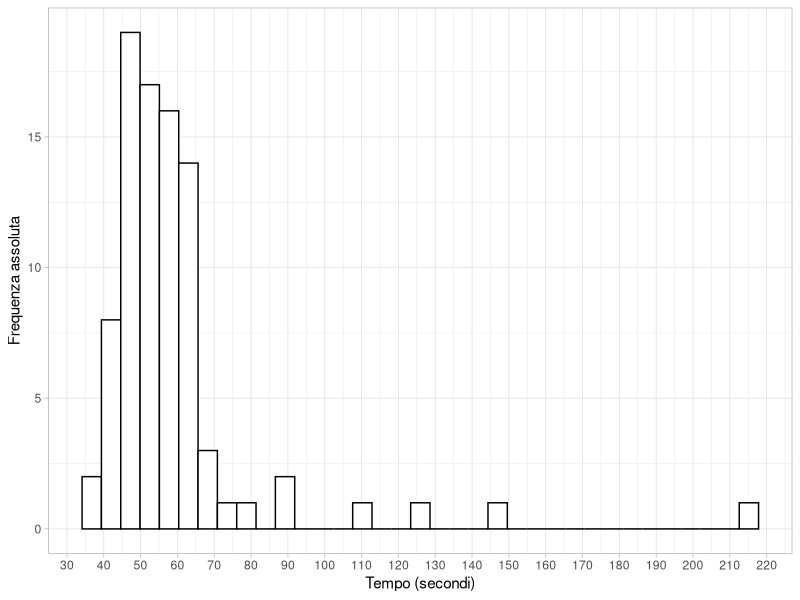
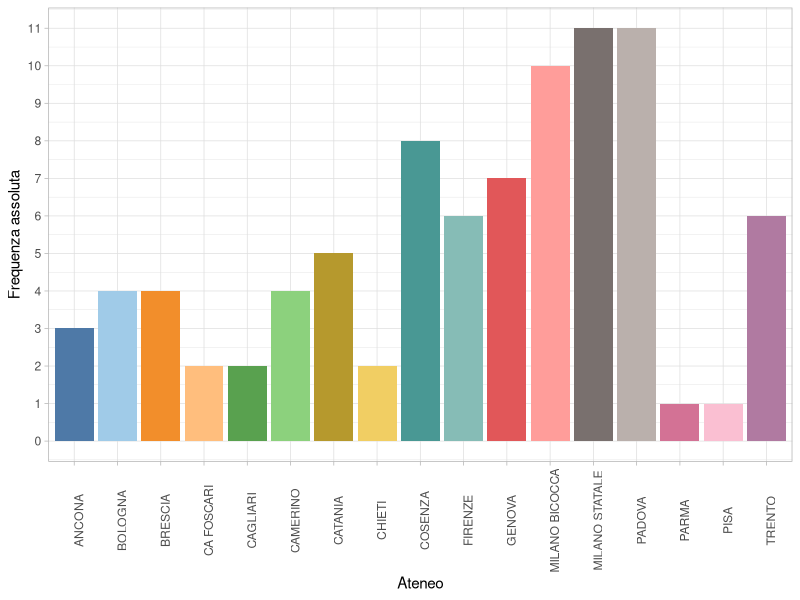
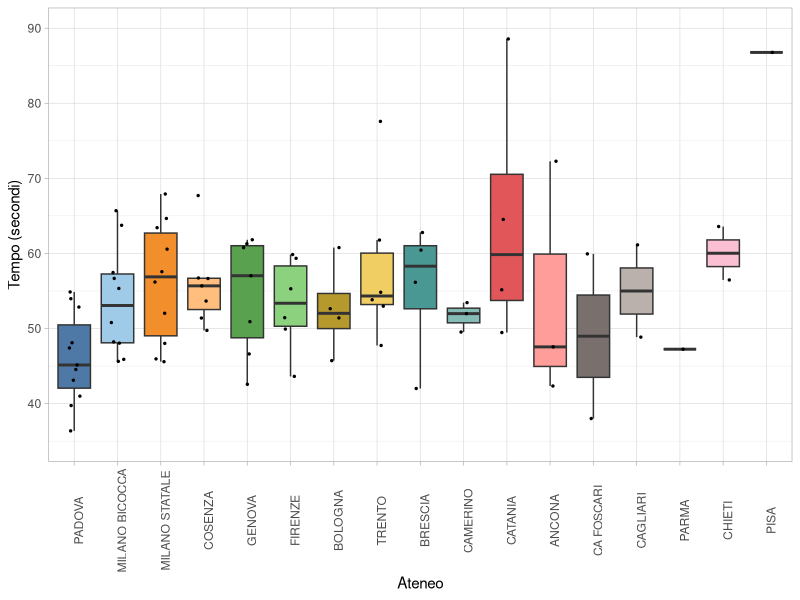
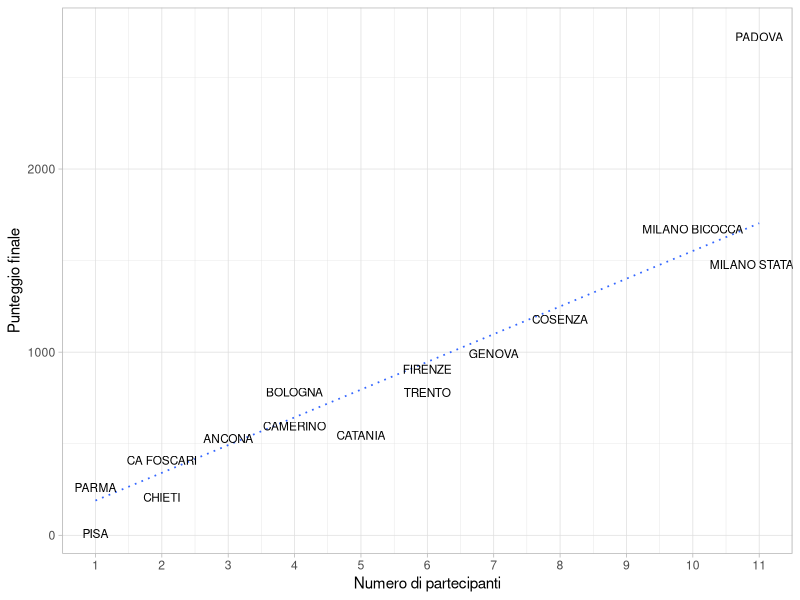
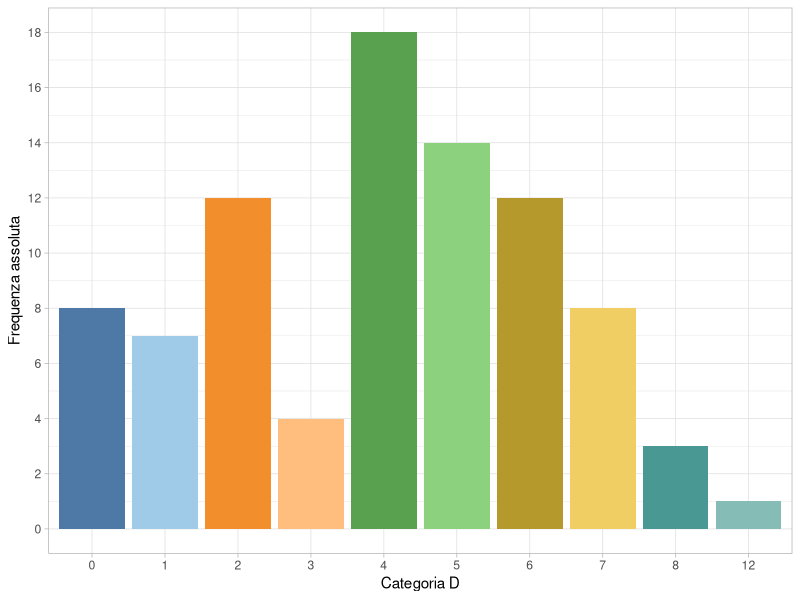
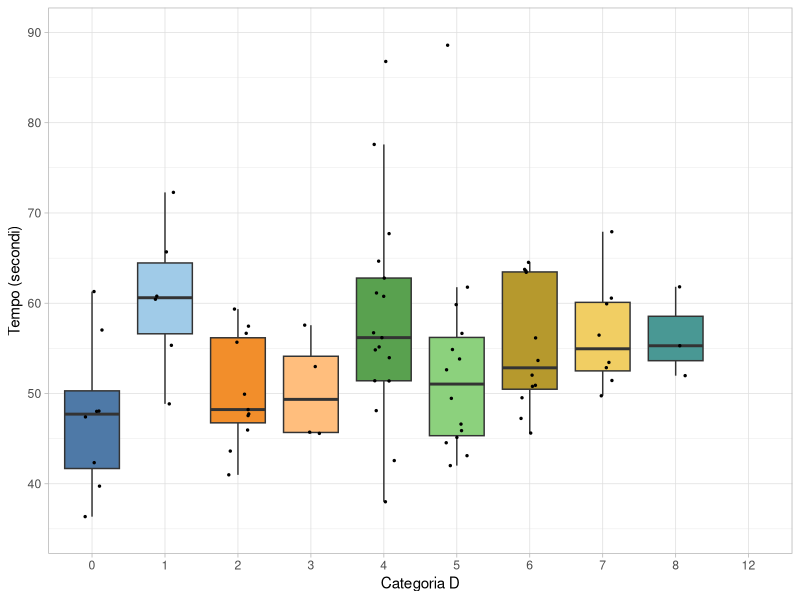
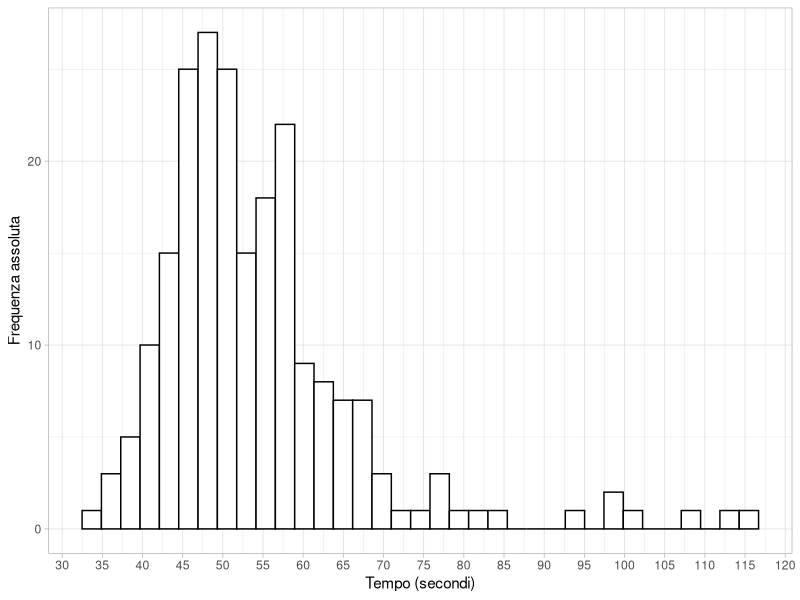
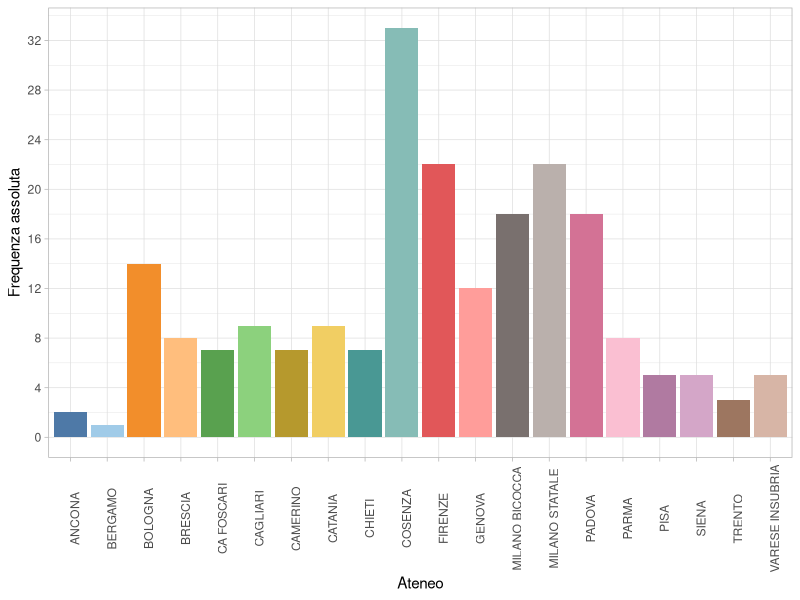

These charts were generated, in order, by the following R code:
## ---- chunk 1
#| echo: false
#| message: false
rm(list = ls())
gigante_f <- read.csv("gigante_femminile.csv", sep = ";")

library(tidyverse)
library(lubridate)
library(stringr)
library(ggthemes)

gigante_f$Categoria <- as.numeric(str_remove(gigante_f$Categoria, "D"))

gigante_f$Tempo[1:62] <- paste("0:", gigante_f$Tempo[1:62], sep = "")
gigante_f$Tempo <- ms(gigante_f$Tempo)

gigante_f$Ateneo <- as.factor(gigante_f$Ateneo)
gigante_f$Categoria <- as.factor(gigante_f$Categoria)
# glimpse(gigante_f)
## ---- chunk 2
atenei <- read.csv("atenei.csv", sep = ";")

gigante_f_freq <- data.frame(table(gigante_f$Ateneo))
gigante_f_freq$Tempo_Eccellenza <- tapply(as.numeric(gigante_f$Tempo), 
                                        gigante_f$Ateneo, function(x) mean(head(x, n = 4)))
colnames(gigante_f_freq) <- c("Ateneo", "Partecipanti", "Tempo_migliori_4")
gigante_f_freq <- merge(subset(atenei, select = c(Ateneo, Gigante_F)), gigante_f_freq, by = "Ateneo")
colnames(gigante_f_freq) <- c("Ateneo", "Graduatoria","Partecipanti", "Tempo_migliori_4")
## ---- chunk 3
#| fig-width: 8
#| fig-height: 4
ggplot(data = gigante_f, aes(x = Tempo, y = after_stat(count))) + geom_histogram(fill = "white", col = "black", bins = 35) + theme_light() + ylab("Frequenza assoluta") + xlab("Tempo (secondi)") + scale_x_continuous(n.breaks = 20)
## ---- chunk 4
tab <- c(summary(as.numeric(gigante_f$Tempo)))[-4]
names(tab) <- c("Tempo migliore", "Primo quartile", "Tempo mediano", "Terzo quartile", "Tempo peggiore")
knitr::kable(t(tab), digits = 2)
## ---- chunk 5
#| fig-width: 8
#| fig-height: 4
ggplot(data = gigante_f, aes(x = Ateneo, y = after_stat(count), fill = Ateneo)) + geom_bar() + theme_light() + ylab("Frequenza assoluta") + theme_light() + theme(axis.text.x = element_text(angle = 90), legend.position = "none") + scale_fill_tableau(palette = "Tableau 20") + scale_y_continuous(n.breaks = 10)
## ---- chunk 6
#| warning: false
#| fig-width: 8
#| fig-height: 5

gigante_f$Ateneo <- factor(gigante_f$Ateneo, 
                           levels = levels(gigante_f$Ateneo)[order(gigante_f_freq$Graduatoria, decreasing = TRUE)], 
                           ordered = TRUE)
ggplot(data = gigante_f, aes(x = Ateneo, y = Tempo, fill = Ateneo)) + geom_boxplot(outlier.size = 0, outlier.alpha = 0) + geom_jitter(width = 0.15, size = 0.5) + theme_light() + theme(axis.text.x = element_text(angle = 90), legend.position = "none") + xlab("Ateneo") + ylab("Tempo (secondi)") + ylim(c(35, 90)) + scale_fill_tableau(palette = "Tableau 20")
## ---- chunk 7
#| warning: false
#| message: false
#| fig-width: 10
#| fig-height: 5
library(MASS)
ggplot(data = gigante_f_freq, aes(x = Partecipanti, y = Graduatoria, label = Ateneo))  + theme_light() + xlab("Numero di partecipanti") + ylab("Punteggio finale") + geom_smooth(method = "rlm", se = F, linetype = "dotted", size = 0.6) + geom_text(size = 3, vjust = "top", check_overlap = TRUE)+ scale_x_continuous(n.breaks = 10)
## ---- chunk 8
#| fig-width: 8
#| fig-height: 4
ggplot(data = gigante_f, aes(x = Categoria, y = after_stat(count), fill = Categoria)) + geom_bar() + theme_light() + ylab("Frequenza assoluta") + theme_light() + theme(legend.position = "none") + scale_fill_tableau(palette = "Tableau 20") + scale_y_continuous(n.breaks = 10) + xlab("Categoria D")
## ---- chunk 9
#| warning: false
#| fig-width: 8
#| fig-height: 4
ggplot(data = gigante_f, aes(x = Categoria, y = Tempo, fill = Categoria)) + geom_boxplot(outlier.size = 0, outlier.alpha = 0) + geom_jitter(width = 0.15, size = 0.5) + theme_light() + theme( legend.position = "none") + ylab("Tempo (secondi)") + ylim(c(35, 90)) + xlab("Categoria D") + scale_fill_tableau(palette = "Tableau 20")
## ---- chunk 10
#| echo: false
#| message: false
gigante_m <- read.csv("gigante_maschile.csv", sep = ";")

gigante_m$Categoria <- str_remove(gigante_m$Categoria, "A")
gigante_m$Categoria <- str_remove(gigante_m$Categoria, "B")
gigante_m$Categoria <- str_remove(gigante_m$Categoria, "C")
gigante_m$Categoria <- as.numeric(str_remove(gigante_m$Categoria, "D"))

gigante_m$Tempo[1:173] <- paste("0:", gigante_m$Tempo[1:173], sep = "")
gigante_m$Tempo <- ms(gigante_m$Tempo)

gigante_m$Ateneo <- as.factor(gigante_m$Ateneo)
gigante_m$Categoria <- as.factor(gigante_m$Categoria)
# glimpse(gigante_m)
## ---- chunk 11
gigante_m_freq <- data.frame(table(gigante_m$Ateneo))
gigante_m_freq$Tempo_Eccellenza <- tapply(as.numeric(gigante_m$Tempo), 
                                        gigante_m$Ateneo, function(x) mean(head(x, n = 4)))
colnames(gigante_m_freq) <- c("Ateneo", "Partecipanti", "Tempo_migliori_4")
gigante_m_freq <- merge(subset(atenei, select = c(Ateneo, Gigante_M)), gigante_m_freq, by = "Ateneo")
colnames(gigante_m_freq) <- c("Ateneo", "Graduatoria","Partecipanti", "Tempo_migliori_4")
## ---- chunk 12
#| fig-width: 8
#| fig-height: 4
ggplot(data = gigante_m, aes(x = Tempo, y = after_stat(count))) + geom_histogram(fill = "white", col = "black", bins = 35) + theme_light() + ylab("Frequenza assoluta") + xlab("Tempo (secondi)") + scale_x_continuous(n.breaks = 20)
## ---- chunk 13
tab <- c(summary(as.numeric(gigante_m$Tempo)))[-4]
names(tab) <- c("Tempo migliore", "Primo quartile", "Tempo mediano", "Terzo quartile", "Tempo peggiore")
knitr::kable(t(tab), digits = 2)
## ---- chunk 14
#| fig-width: 8
#| fig-height: 5
ggplot(data = gigante_m, aes(x = Ateneo, y = after_stat(count), fill = Ateneo)) + geom_bar() + theme_light() + ylab("Frequenza assoluta") + theme_light() + theme(axis.text.x = element_text(angle = 90), legend.position = "none") + scale_fill_tableau(palette = "Tableau 20") + scale_y_continuous(n.breaks = 12)
## ---- chunk 15
#| warning: false
#| fig-width: 8
#| fig-height: 5

gigante_m$Ateneo <- factor(gigante_m$Ateneo, 
                           levels = levels(gigante_m$Ateneo)[order(gigante_m_freq$Graduatoria, decreasing = TRUE)], 
                           ordered = TRUE)
ggplot(data = gigante_m, aes(x = Ateneo, y = Tempo, fill = Ateneo)) + geom_boxplot(outlier.size = 0, outlier.alpha = 0) + geom_jitter(width = 0.15, size = 0.5) + theme_light() + theme(axis.text.x = element_text(angle = 90), legend.position = "none") + xlab("Ateneo") + ylab("Tempo (secondi)") + scale_fill_tableau(palette = "Tableau 20") + scale_y_continuous(n.breaks = 10)
## ---- chunk 16
#| warning: false
#| message: false
#| fig-width: 10
#| fig-height: 5
ggplot(data = gigante_m_freq, aes(x = Partecipanti, y = Graduatoria, label = Ateneo))  + theme_light() + xlab("Numero di partecipanti") + ylab("Punteggio finale") + geom_smooth(method = "rlm", se = F, linetype = "dotted", size = 0.6) + geom_text(size = 3, vjust = "top", check_overlap = TRUE)+ scale_x_continuous(n.breaks = 20)
## ---- chunk 17
#| fig-width: 8
#| fig-height: 4
ggplot(data = gigante_m, aes(x = Categoria, y = after_stat(count), fill = Categoria)) + geom_bar() + theme_light() + ylab("Frequenza assoluta") + theme_light() + theme(legend.position = "none") + scale_fill_tableau(palette = "Tableau 20") + scale_y_continuous(n.breaks = 10) + xlab("Categoria (A,B,C,D)")
## ---- chunk 18
#| warning: false
#| fig-width: 8
#| fig-height: 4
ggplot(data = gigante_m, aes(x = Categoria, y = Tempo, fill = Categoria)) + geom_boxplot(outlier.size = 0, outlier.alpha = 0) + geom_jitter(width = 0.15, size = 0.5) + theme_light() + theme( legend.position = "none") + ylab("Tempo (secondi)") + xlab("Categoria (A,B,C,D)") + scale_fill_tableau(palette = "Tableau 20")+ scale_y_continuous(n.breaks = 12)
## ---- chunk 19
#| echo: false
#| message: false
fondo_tc_m <- read.csv("fondo_tc_maschile.csv", sep = ";")

fondo_tc_m$Categoria <- str_remove(fondo_tc_m$Categoria, "A")
fondo_tc_m$Categoria <- str_remove(fondo_tc_m$Categoria, "B")
fondo_tc_m$Categoria <- str_remove(fondo_tc_m$Categoria, "C")
fondo_tc_m$Categoria <- as.numeric(str_remove(fondo_tc_m$Categoria, "D"))

fondo_tc_m$Tempo <- ms(fondo_tc_m$Tempo)

fondo_tc_m$Ateneo <- as.factor(fondo_tc_m$Ateneo)
fondo_tc_m$Categoria <- as.factor(fondo_tc_m$Categoria)
# glimpse(fondo_tc_m)
## ---- chunk 20
fondo_tc_m_freq <- data.frame(table(fondo_tc_m$Ateneo))
fondo_tc_m_freq$Tempo_Eccellenza <- tapply(as.numeric(fondo_tc_m$Tempo), 
                                        fondo_tc_m$Ateneo, function(x) mean(head(x, n = 4)))
colnames(fondo_tc_m_freq) <- c("Ateneo", "Partecipanti", "Tempo_migliori_4")
fondo_tc_m_freq <- merge(subset(atenei, select = c(Ateneo, Fondo_TC)), fondo_tc_m_freq, by = "Ateneo")
colnames(fondo_tc_m_freq) <- c("Ateneo", "Graduatoria","Partecipanti", "Tempo_migliori_4")
## ---- chunk 21
#| fig-width: 8
#| fig-height: 4
ggplot(data = fondo_tc_m, aes(x = as.numeric(Tempo) / 60, y = after_stat(count))) + geom_histogram(fill = "white", col = "black", bins = 20) + theme_light() + ylab("Frequenza assoluta") + xlab("Tempo (minuti)") + scale_x_continuous(n.breaks = 20)
## ---- chunk 22
tab <- c(summary(as.numeric(fondo_tc_m$Tempo) / 60))[-4]
names(tab) <- c("Tempo migliore", "Primo quartile", "Tempo mediano", "Terzo quartile", "Tempo peggiore")
knitr::kable(t(tab), digits = 0)
## ---- chunk 23
#| fig-width: 8
#| fig-height: 5
ggplot(data = fondo_tc_m, aes(x = Ateneo, y = after_stat(count), fill = Ateneo)) + geom_bar() + theme_light() + ylab("Frequenza assoluta") + theme_light() + theme(axis.text.x = element_text(angle = 90), legend.position = "none") + scale_fill_tableau(palette = "Tableau 20") + scale_y_continuous(n.breaks = 12)
## ---- chunk 24
#| warning: false
#| fig-width: 8
#| fig-height: 5

fondo_tc_m$Ateneo <- factor(fondo_tc_m$Ateneo, 
                           levels = levels(fondo_tc_m$Ateneo)[order(fondo_tc_m_freq$Graduatoria, decreasing = TRUE)], 
                           ordered = TRUE)
ggplot(data = fondo_tc_m, aes(x = Ateneo, y = as.numeric(Tempo)/60, fill = Ateneo)) + geom_boxplot(outlier.size = 0, outlier.alpha = 0) + geom_jitter(width = 0.15, size = 0.5) + theme_light() + theme(axis.text.x = element_text(angle = 90), legend.position = "none") + xlab("Ateneo") + ylab("Tempo (minuti)") + scale_fill_tableau(palette = "Tableau 20") + scale_y_continuous(n.breaks = 12)
## ---- chunk 25
#| fig-width: 8
#| fig-height: 4
ggplot(data = fondo_tc_m, aes(x = Categoria, y = after_stat(count), fill = Categoria)) + geom_bar() + theme_light() + ylab("Frequenza assoluta") + theme_light() + theme(legend.position = "none") + scale_fill_tableau(palette = "Tableau 20") + scale_y_continuous(n.breaks = 10) + xlab("Categoria (A,B,C,D)")
## ---- chunk 26
#| warning: false
#| fig-width: 8
#| fig-height: 4
ggplot(data = fondo_tc_m, aes(x = Categoria, y = Tempo, fill = Categoria)) + geom_boxplot(outlier.size = 0, outlier.alpha = 0) + geom_jitter(width = 0.15, size = 0.5) + theme_light() + theme( legend.position = "none") + ylab("Tempo (secondi)") + xlab("Categoria (A,B,C,D)") + scale_fill_tableau(palette = "Tableau 20")
